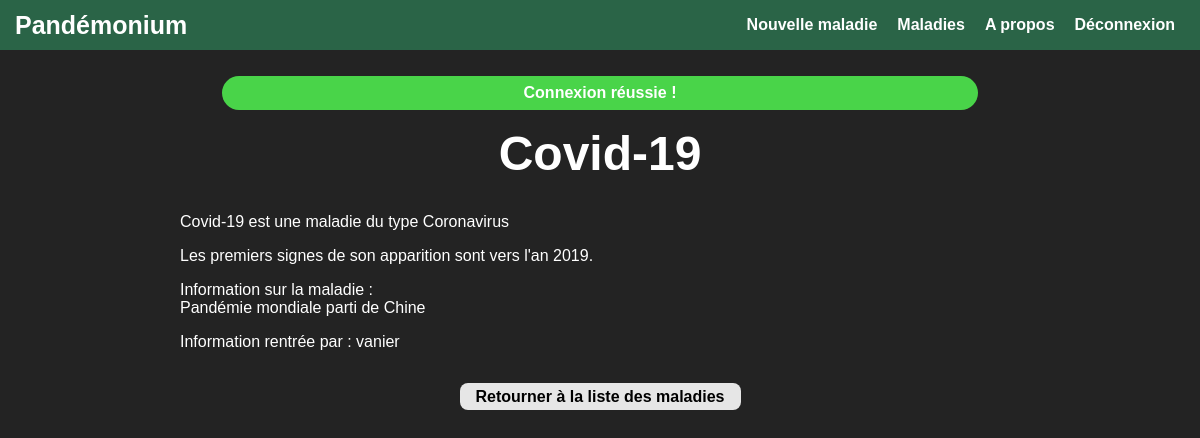
Page /index.php/pandemics/1 (signed in) on the committed database.
### tables this page shows
CREATE TABLE `pandemics` (
  `id` int(11) NOT NULL AUTO_INCREMENT,
  `name` varchar(255) NOT NULL,
  `type` varchar(255) NOT NULL,
  `discoveryYear` int(11) NOT NULL,
  `description` text NOT NULL,
  `creator` varchar(255) NOT NULL,
  PRIMARY KEY (`id`)
);

### src/controller/PandemicController.php (called while the page is built, shortened)
<?php
class PandemicController
{
    private $view, $storage, $router, $manager;
    public function __construct($view, $storage, $router, $manager)
    {
        $this->view = $view;
        $this->storage = $storage;
        $this->manager = $manager;
    }
    public function showInformation($id)
    {
        $pandemic = $this->storage->read($id);
        if ($pandemic !== null) {
            $this->view->makePandemicPage($pandemic, $id, $this->permission($pandemic));
        } else {
            $this->view->displayUnknownPandemic();
        }
    }
    private function permission($pandemic)
    {
        return $this->manager->getUser() !== null && ($this->manager->getUser()->getUsername() === $pandemic->getCreator() || $this->manager->isAdminConnected());
    }
}

### src/PandemicRouter.php (called while the page is built, shortened)
<?php
require_once("AbstractRouter.php");
require_once("controller/PandemicController.php");
require_once("view/PandemicView.php");
class PandemicRouter extends AbstractRouter
{
    public function main($db, $path_exploded = "", $auth_manager = null)
    {
        $is_user_connected = $auth_manager->isUserConnected();
        $next = ".";
        for ($i = 0; $i < count(array_slice(explode('/', $_SERVER['SCRIPT_NAME']), 1)); $i++) {
            $next .= "/..";
        }
        try {
            $controller = new PandemicController($this->view, $db->getStorage('pandemics'), $this->main_router, $auth_manager);
            if (count($path_exploded) <= 0 || $path_exploded[0] === '' || $path_exploded[0] === "list") {
                if ($_SERVER['REQUEST_METHOD'] === "POST") {
                    $controller->showListSearch($_POST["search"]);
                } else if ($_SERVER['REQUEST_METHOD'] == "GET") {
                    $controller->showList();
                } else {
                    $this->view->show405();
                }
            } else {
                if ($path_exploded[0] === "create") {
                    if ($is_user_connected) {
                        if ($_SERVER['REQUEST_METHOD'] === "POST") {
                            $controller->saveNewPandemic($_POST);
                        } else if ($_SERVER['REQUEST_METHOD'] == "GET") {
                            $controller->newPandemic();
                        } else {
                            $this->view->show405();
                        }
                    } else {
                        $next .= $this->main_router->getSimpleURL('pandemics_create');
                        $this->POSTredirect($this->main_router->getSimpleURL('accounts_login') . "?next=$next", "Vous devez être connecté pour créer une pandémie.", "info");
                    }
                } else if (count($path_exploded) == 1) {
                    if ($is_user_connected) {
                        $controller->showInformation($path_exploded[0], $auth_manager->getUser());
                    }
                } else if (count($path_exploded) == 2) {
                    if ($path_exploded[1] === 'update') {
                        if ($is_user_connected) {
                            if ($_SERVER['REQUEST_METHOD'] === "POST") {
                                $controller->updatePandemic($_POST);
                            } else if ($_SERVER['REQUEST_METHOD'] == "GET") {
                                $controller->askUpdatePandemic($path_exploded[0]);
                            } else {
                                $this->view->show405();
                            }
                        } else {
                            $next .= $this->main_router->getConfigurableURL('pandemics_update', array('id' => $path_exploded[0]));
                            $this->POSTredirect(
                                $this->main_router->getSimpleURL('accounts_login') . "?next=$next",
                                "Vous devez être connecté pour modifier une pandémie.",
                                "info"
                            );
                        }
                    } else if ($path_exploded[1] === "delete") {
                        if ($is_user_connected) {
                            if ($_SERVER['REQUEST_METHOD'] === "POST") {
                                $controller->deletePandemic($_POST);
                            } else if ($_SERVER['REQUEST_METHOD'] == "GET") {
                                $controller->askDeletionPandemic($path_exploded[0]);
                            } else {
                                $this->view->show405();
                            }
                        } else {
                            $next .= $this->main_router->getConfigurableURL('pandemics_delete', array('id' => $path_exploded[0]));
                            $this->POSTredirect(
                                $this->main_router->getSimpleURL('accounts_login') . "?next=$next",
                                "Vous devez être connecté pour supprimer une pandémie."
                            );
                        }
                    }
                } else {
                    $this->view->show404();
                }
            }
        } catch (Exception $e) {
            $this->view->show500();
        }
    }
}

### src/Router.php (called while the page is built, shortened)
<?php
require_once("AbstractRouter.php");
require_once("PandemicRouter.php");
class Router extends AbstractRouter
{
    private $subrouters;
    public function __construct()
    {
        $this->subrouters = array(new PandemicRouter($this), new AuthenticationRouter($this), new AdminRouter($this));
    }
    public function createURLs()
    {
        $this->urls["home"] = "";
        $this->urls["about"] = "/about";
        $this->urls = array_merge($this->urls, $this->getSubRouter("pandemics")->getURLs());
        $this->urls = array_merge($this->urls, $this->getSubRouter("accounts")->getURLs());
        $this->urls = array_merge($this->urls, $this->getSubRouter("admin")->getURLs());
    }
    public function main($db, $path_exploded = "", $auth_manager = null)
    {
        if (isset($_SERVER['PATH_INFO'])) {
            $path_exploded = array_slice(explode('/', $_SERVER['PATH_INFO']), 1);
        }
        $auth_manager = new AuthenticationManager($db->getStorage("users"));
        try {
            if ($path_exploded === "" || (count($path_exploded) == 1 && $path_exploded[0] === "")) {
                $this->view->homePage();
            } else if (count($path_exploded) == 1 && $path_exploded[0] === "about") {
                $this->view->aboutPage();
            } else {
                switch ($path_exploded[0]) {
                    case 'pandemics':
                        $sub_router = $this->getSubRouter("pandemics");
                        $sub_router->main($db, array_slice($path_exploded, 1), $auth_manager);
                        $this->view = $sub_router->getView();
                        break;
                }
            }
        } catch (Exception $e) {
            $this->view->show500();
        }
        if ($auth_manager->isUserConnected()) {
            $this->view->removeNavLink("Connexion");
            $this->view->removeNavLink("S'inscrire");
        } else {
            $this->view->removeNavLink("Nouvelle maladie");
            $this->view->removeNavLink("Déconnexion");
        }
        if (!$auth_manager->isAdminConnected()) {
            $this->view->removeNavLink("Admin");
        }
        $this->view->setFeedback($this->getFeedback());
        $this->view->render();
    }
    public function getSubRouter($app_name)
    {
        foreach ($this->subrouters as $key) {
            if ($key->getAppName() === $app_name) {
                return $key;
            }
        }
        return null;
    }
}

### index.php (called while the page is built, shortened)
<?php
require_once("Router.php");
require_once("settings.php");
$router = new Router();
$router->main($db);
?>

### src/model/Pandemic.php (called while the page is built, shortened)
<?php
class Pandemic
{
    private $name, $type, $discoveryYear, $description, $creator;
    public function getName()
    {
        return $this->name;
    }
    public function getType()
    {
        return $this->type;
    }
    public function getDiscoveryYear()
    {
        return $this->discoveryYear;
    }
    public function getDescription()
    {
        return $this->description;
    }
    public function getCreator()
    {
        return $this->creator;
    }
    public function setName($name)
    {
        $this->name = $name;
    }
    public function setType($type)
    {
        $this->type = $type;
    }
    public function setDiscoveryYear($discoveryYear)
    {
        $this->discoveryYear = $discoveryYear;
    }
    public function setDescription($description)
    {
        $this->description = $description;
    }
    public function setCreator($creator)
    {
        $this->creator = $creator;
    }
}

### src/model/PandemicStorageMySQL.php (called while the page is built, shortened)
<?php
require_once("model/Pandemic.php");
class PandemicStorageMySQL implements Storage
{
    private $database;
    public function __construct($pdo)
    {
        $this->database = $pdo;
    }
    public function read($object_id)
    {
        $request = "SELECT * FROM pandemics WHERE id=:id";
        $stmt = $this->database->prepare($request);
        $stmt->execute(array(":id" => intval($object_id)));
        $fetched_data = $stmt->fetch(PDO::FETCH_ASSOC);
        if ($fetched_data) {
            return new Pandemic($fetched_data['name'], $fetched_data['type'], intval($fetched_data['discoveryYear']), $fetched_data['description'], $fetched_data['creator']);
        }
        return null;
    }
}

### src/Utils.php (called while the page is built)
<?php
class Utils {
    public static function htmlesc($str)
    {
        return htmlentities(
            $str,
            ENT_QUOTES
                | ENT_SUBSTITUTE
                | ENT_HTML5,
            'UTF-8'
        );
    }
}

### src/view/AbstractView.php (called while the page is built, shortened)
<?php
abstract class AbstractView
{
    protected $title, $content, $menu, $css,
        $router, $include_file_name, $feedback,
        $navLinksToRemove;
    public function __construct($router, $include_file_name, $feedback = array())
    {
        $this->router = $router;
        $this->include_file_name = $include_file_name;
        $this->feedback = $feedback;
        $this->navLinksToRemove = array();
    }
    public function render()
    {
        $content = $this->content;
        $feedback = $this->feedback;
        $menu = $this->getMenu();
        include($this->include_file_name);
    }
    public function getMenu()
    {
        $menu = array(
            "Nouvelle maladie" => $this->router->getSimpleURL("pandemics_create"),
            "Maladies" => $this->router->getSimpleURL("pandemics_list"),
            "A propos" => $this->router->getSimpleURL("about"),
            "Admin" => $this->router->getSimpleURL("admin_index"),
            "Connexion" => $this->router->getSimpleURL("accounts_login"),
            "S'inscrire" => $this->router->getSimpleURL("accounts_signup"),
            "Déconnexion" => $this->router->getSimpleURL("accounts_logout"),
        );
        foreach ($this->navLinksToRemove as $key) {
            if (isset($menu[$key])) {
                unset($menu[$key]);
            }
        }
        return $menu;
    }
    public function removeNavLink($key)
    {
        array_push($this->navLinksToRemove, $key);
    }
    public function setFeedback($feedback)
    {
        $this->feedback = $feedback;
    }
}

### src/AbstractRouter.php (called while the page is built, shortened)
<?php
abstract class AbstractRouter
{
    protected $app_name, $urls, $view, $main_router;
    public function __construct($app_name, $view, $main_router = null)
    {
        $this->app_name = $app_name;
        $this->urls = array();
    }
    public function getSimpleURL($name)
    {
        return $_SERVER['SCRIPT_NAME'] . (isset($this->urls[$name]) ? $this->urls[$name] : "");
    }
    public function getAppName()
    {
        return $this->app_name;
    }
    public function getURLs()
    {
        return $this->urls;
    }
}

### src/view/PandemicView.php (the view, shortened to what this page needs)
<?php
require_once("Utils.php");
require_once("view/AbstractView.php");
class PandemicView extends AbstractView
{
	public function makePandemicPage($pandemic, $id, $has_permission)
	{
		$this->content = "<h1>" . Utils::htmlesc($pandemic->getName()) . "</h1><article><p>" . Utils::htmlesc($pandemic->getName()) . " est une maladie du type " . Utils::htmlesc($pandemic->getType()) . "</p><p>Les premiers signes de son apparition sont vers l'an {$pandemic->getDiscoveryYear()}.</p><p>Information sur la maladie :<br>" . Utils::htmlesc($pandemic->getDescription()) . "</p><p>Information rentrée par : {$pandemic->getCreator()}</p></article>";
		$this->content .= "<div class=\"buttons\">";
		$this->content .= "<a class=\"button\" href=\"{$this->router->getSimpleURL("pandemics_list")}\">Retourner à la liste des maladies</a></div>";
	}
}

### src/view/skull.php (shortened to what this page needs)
<?php
$SERVER_MAIN_URL = (isset($_SERVER["HTTPS"]) && $_SERVER["HTTPS"] === "on" ? "https://" : "http://") . $_SERVER['HTTP_HOST'];
?>
<!DOCTYPE html>
<html lang="fr">
<head>
    <link href="<?php echo $SERVER_MAIN_URL . "/css/screen.css"; ?>" rel="stylesheet" />
    <link href="<?php echo $SERVER_MAIN_URL . "/css/fontawesome.css"; ?>" rel="stylesheet" />
</head>
<body>
    <header id="header">
        <a class="logo" href="<?php echo $this->router->getSimpleURL('home') ?>">Pandémonium</a>
        <nav class="menu">
            <ul class="nav-links">
                <?php
                foreach ($menu as $text => $link) {
                    echo "<li><a href=\"$link\">$text</a></li>";
                }
                ?>
            </ul>
        </nav>
    </header>
    <main>
        <?php if (isset($feedback['feedback']) && $feedback['feedback_type'] !== "") { ?>
            <div class="feedback <?php echo $feedback['feedback_type'] ?>"><?php echo $feedback['feedback']; ?></div>
        <?php } ?>
        <?php echo $content; ?>
    </main>
</body>
</html>

### css/screen.css (style rules this page uses)
* { box-sizing: border-box; }
body, textarea { font-family: Arial, Helvetica, sans-serif; }
body { margin: 0; padding: 0; background-color: rgb(35, 35, 35); color: white; min-width: 250px; }
main { padding: 10px 30%; }
h1 { margin-top: 1rem; text-align: center; font-size: 3em; }
a { color: white; }
.feedback { text-align: center; font-weight: bold; background: rgb(240, 234, 235); border-radius: 25px; margin: 1em auto; max-width: 90%; padding: 0.5em; }
.feedback.success { background-color: rgb(73, 212, 73); }
.button, button { display: inline-block; font-size: 1rem; padding: 0.35rem 1rem; font-weight: bold; text-align: center; vertical-align: middle; line-height: 1; color: black; background-color: rgba(245, 245, 245, 0.932); border: none; border-radius: 8px; cursor: pointer; text-decoration: none; transition: all 0.175s ease-in-out; }
.buttons { width: 100%; text-align: center; }
.buttons .button { margin: 1em 10px 0 10px; }
@media (max-width: 1200px) { main { padding: 10px 15%; } }

### css/nav.css (style rules this page uses)
header { display: flex; justify-content: flex-end; align-items: center; background-color: rgb(42, 100, 71); padding: 0 15px; height: 50px; line-height: 50px; position: relative; }
header .logo, .nav-links li a, #burger { text-decoration: none; font-weight: bold; transition: all 0.3s ease 0s; color: white; }
.logo { font-size: 25px; margin-right: auto; }
.nav-links { display: inline-block; list-style: none; padding: 0; margin: 0; }
.nav-links li { display: inline-block; }
.nav-links li a { display: block; padding: 0 10px; }

### rows in the picture
pandemics: name "Covid-19", type "Coronavirus", discoveryYear "2019", description "Pandémie mondiale parti de Chine", creator "vanier"

### other values in the picture
$text "Nouvelle maladie"
$text "Maladies"
$text "A propos"
$text "Déconnexion"
$feedback['feedback'] "Connexion réussie !"
